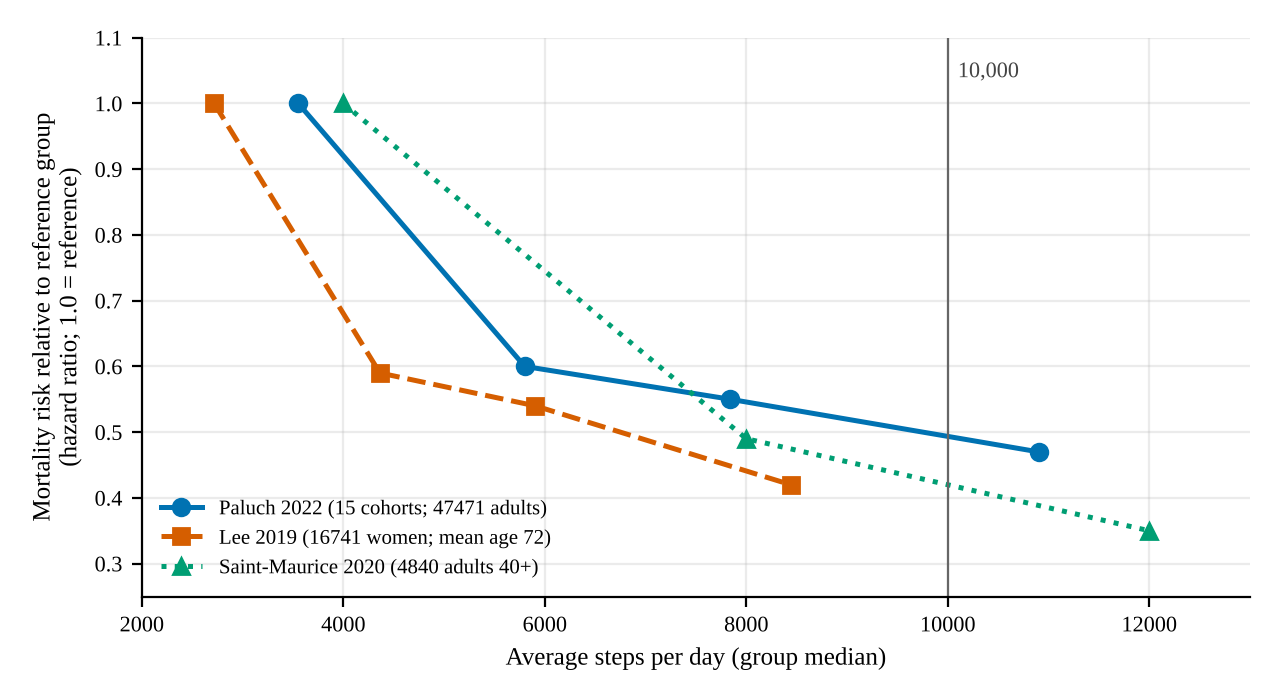

Generate this figure with Python:
import csv, collections
import matplotlib
matplotlib.use("Agg")
import matplotlib.pyplot as plt
rows = list(csv.DictReader(open("assets/figure1-data.csv")))
s = collections.OrderedDict()
for r in rows:
    s.setdefault(r["series"], []).append(r)
style = [("#0072B2","o","-"),("#D55E00","s","--"),("#009E73","^",":")]
plt.rcParams["font.family"] = "Liberation Serif"
fig, ax = plt.subplots(figsize=(6.4, 3.5), dpi=200)
for (name, pts), (c, m, ls) in zip(s.items(), style):
    x = [float(p["median_steps_per_day"]) for p in pts]
    y = [float(p["hazard_ratio_all_cause_mortality"]) for p in pts]
    ax.plot(x, y, color=c, marker=m, linestyle=ls, linewidth=1.8, markersize=6, label=name)
ax.axvline(10000, color="#666666", linewidth=0.8)
ax.text(10100, 1.04, "10,000", fontsize=8, color="#444444")
ax.set_xlabel("Average steps per day (group median)", fontsize=9)
ax.set_ylabel("Mortality risk relative to reference group\n(hazard ratio; 1.0 = reference)", fontsize=9)
ax.set_ylim(0.25, 1.1); ax.set_xlim(2000, 13000)
ax.grid(alpha=0.25); ax.tick_params(labelsize=8)
ax.legend(fontsize=7.5, loc="lower left", frameon=False)
for sp in ("top","right"): ax.spines[sp].set_visible(False)
fig.tight_layout()
fig.savefig("assets/figure1.png")
